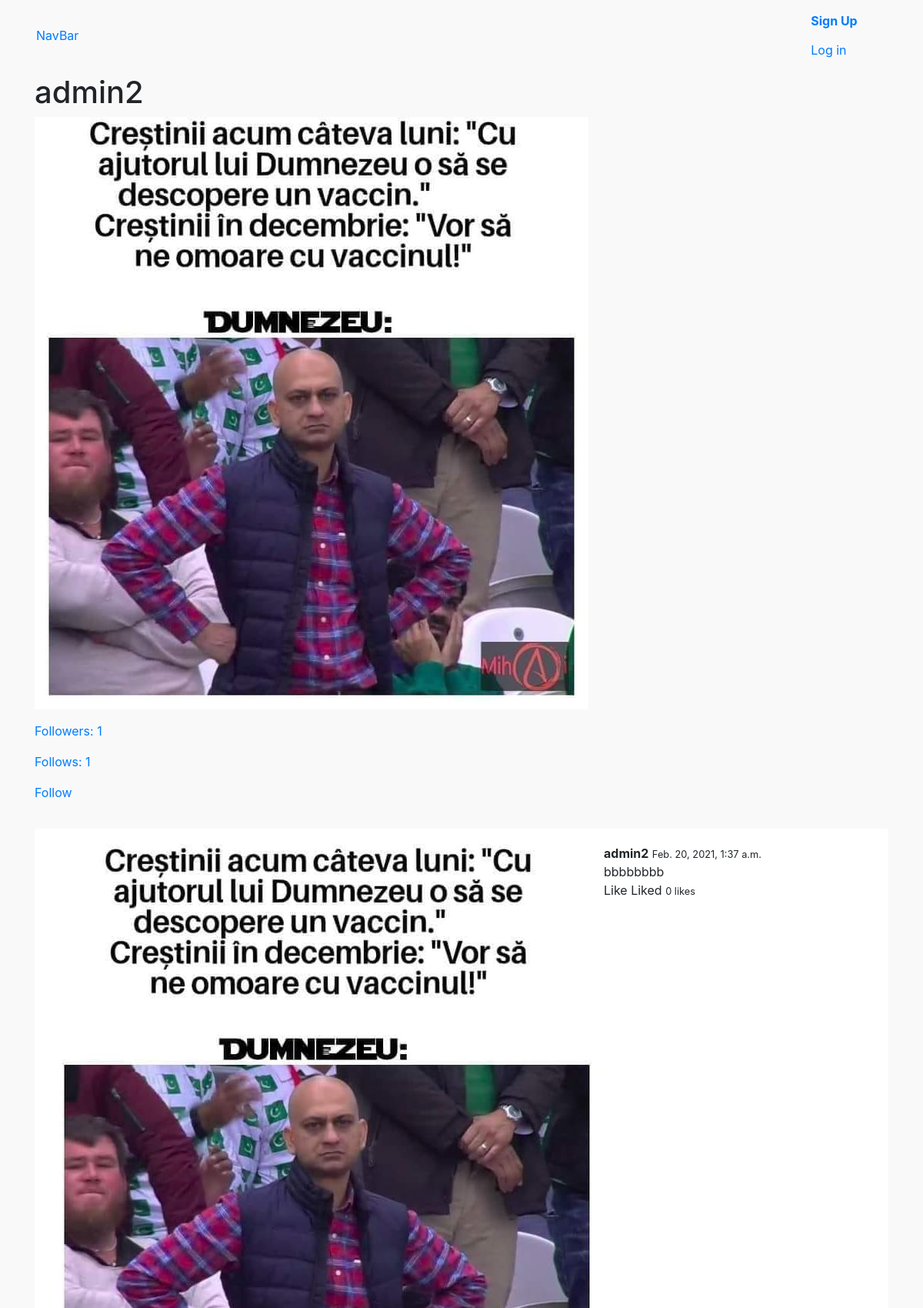
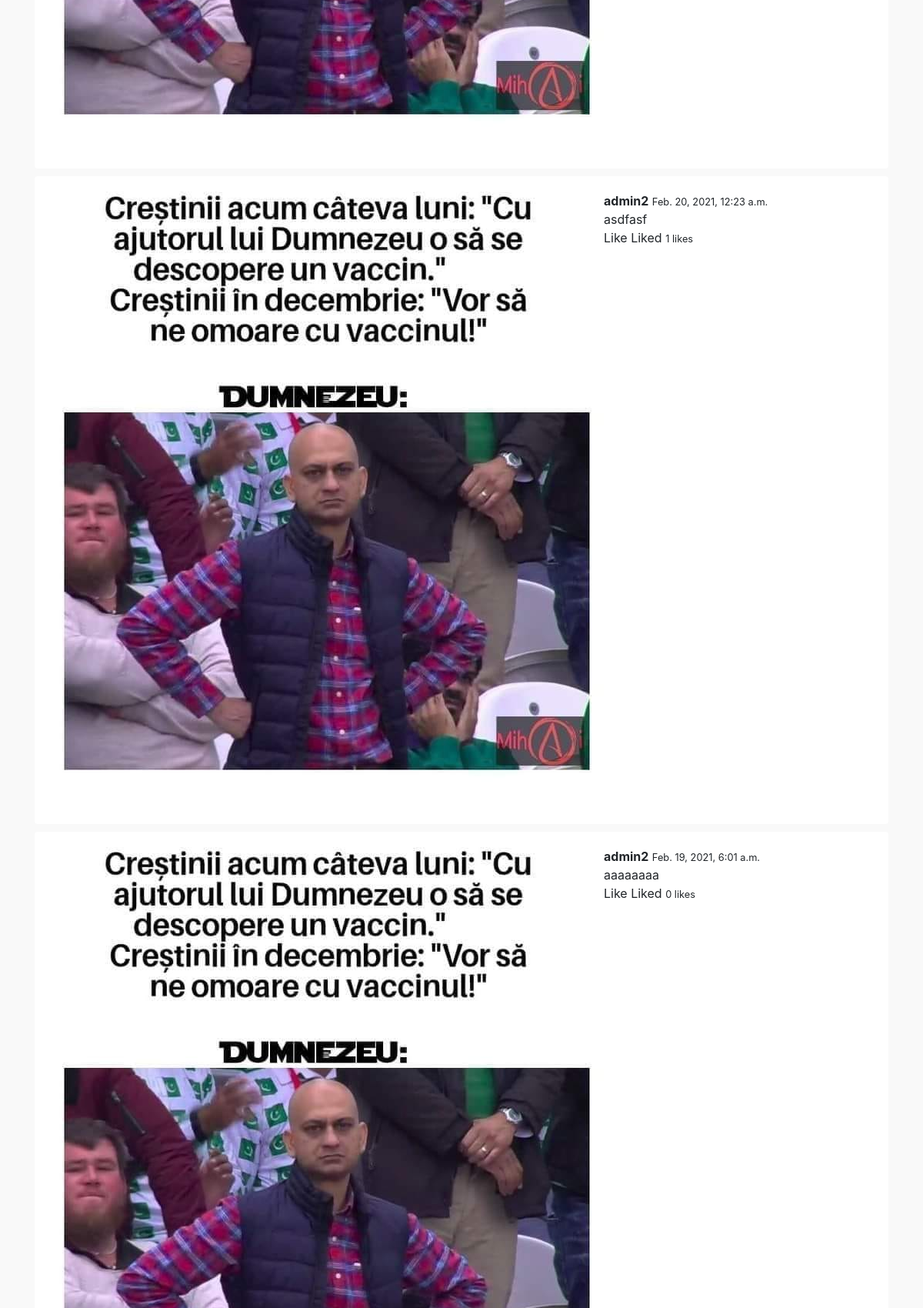
/u/admin2/ (upper part), run on the app's committed database (2 pictures, top to bottom).
### Userprofile/models.py (models this page shows)
class UserProfile(models.Model):
    objects = None
    user = models.OneToOneField(User, on_delete=models.CharField)
    follows = models.ManyToManyField('self', related_name="followed_by", symmetrical=False)
    avatar = models.ImageField(upload_to='uploads/', blank=True, null=True)

### newsfeed/models.py (models this page shows)
class Feed(models.Model):
    objects = None
    body = models.CharField(max_length=500)
    created_by = models.ForeignKey(User, related_name='posts', on_delete=models.CASCADE)
    created_at = models.DateTimeField(auto_now_add=True)
    class Meta:
        ordering = ('-created_at',)

### Userprofile/views.py (the view)
# urls.py: path('u/<str:username>/', userprofile, name='userprofile'),
def userprofile(request, username):
    user = get_object_or_404(User, username=username)
    posts = user.posts.all()
    for post in posts:
        likes = post.likes.filter(created_by_id=request.user.id)
        if likes.count() > 0:
            post.liked = True
        else:
            post.liked = False
    context = {
        "user": user,
        "posts": posts
    }
    return render(request, "userprofile/userprofile.html", context)

### Templates/Userprofile/userprofile.html (shortened to what this page needs)
{% extends 'base.html' %}
{% block content %}
<br>
<br>
<br>
<br>
    <div class="container" id="userprofileapp">
        <div class="columns">
            <div class="column">
                <h1 class="title">{{ user.username }}</h1>
                {% if user.userprofile.avatar %}
                    <figure class="figure-img img-fluid rounded shadow-3 mb-3">
                        <img src="{{ user.userprofile.avatar.url }}">
                    </figure>
                {% endif %}
                <p><a href="{% url 'followers' user.username %}"> Followers: {{ user.userprofile.followed_by.count }}</a></p>
                <p><a href="{% url 'follows' user.username %}">Follows: {{ user.userprofile.follows.count }}</a></p>
                {% if user != request.user %}
                    {% if request.user.userprofile in user.userprofile.followed_by.all %}
                        <a href="{% url 'unfollow_user' user.username %}">Unollow</a>
                    {% else %}
                        <a href="{% url 'follow_user' user.username %}">Follow</a>
                    {% endif %}
                {% endif %}
            </div>
        </div>
        <div class="columns">
            <div class="column">
                <div class="wrapper-posts">
                    {% for post in posts %}
                        <div class="post">
                            <article class="media">
                                <figure class="figure-img img-fluid rounded shadow-3 mb-3">
                                    <p class="image is-64x64">
                                        {% if user.userprofile.avatar %}
                                            <img src="{{ user.userprofile.avatar.url }}">
                                        {% endif %}
                                    </p>
                                </figure>
                                <div class="media-content">
                                    <div class="content">
                                        <p>
                                            <strong>{{ post.created_by.username }}</strong>
                                            <small>{{ post.created_at }}</small>
                                            <br>
                                            {{ post.body }}
                                            <br>
                                            <a @click="likePost({{ post.id}})" v-if="!liked_posts.includes({{ post.id }})">Like</a>
                                            <span v-if="liked_posts.includes({{ post.id }})">Liked</span>
                                            <small id="likes-{{ post.id }}">{{ post.likes.count }} likes</small>
                                        </p>
                                    </div>
                                </div>
                            </article>
                        </div>
                    {% endfor %}
                </div>
            </div>
        </div>
    </div>
{% endblock %}

### Static/CSS/style.css (style rules this page uses)
body { background: #f9f9f9; }
.wrapper-posts { margin-top: 35px; }
.wrapper-posts .post { margin-bottom: 10px; padding: 20px; border-radius: 4px; background: #fff; }

### data on the page
Feed: userprofile.avatar (picture), created_by.username "admin2", created_at "Feb. 20, 2021, 1:37 a.m.", body "bbbbbbbb", likes.count "0"
Feed: userprofile.avatar (picture), created_by.username "admin2", created_at "Feb. 20, 2021, 12:23 a.m.", body "asdfasf", likes.count "1"
Feed: userprofile.avatar (picture), created_by.username "admin2", created_at "Feb. 19, 2021, 6:01 a.m.", body "aaaaaaaa", likes.count "0"

### other printed values
{{ user.username }} "admin2"
{{ user.userprofile.followed_by.count }} "1"
{{ user.userprofile.follows.count }} "1"
